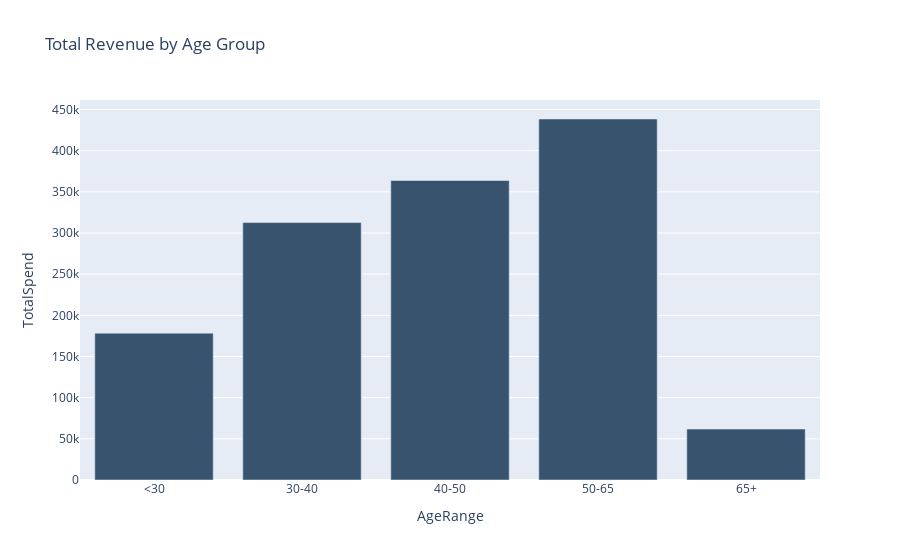

The notebook cell this image was saved under:
### Code cell
fig = px.bar(grouped_df, x='AgeRange', y='TotalSpend', title='Total Revenue by Age Group', color_discrete_sequence=['rgb(55, 83, 109)']*5)
fig.show()

### Figure 1 — Plotly figure (JSON) as saved in the notebook; plotly's stock layout.template omitted (floating-point values rounded to 4 significant figures)
{"data": [{"alignmentgroup": "True", "hovertemplate": "AgeRange=%{x}<br>TotalSpend=%{y}<extra></extra>", "legendgroup": "", "marker": {"color": "rgb(55, 83, 109)", "pattern": {"shape": ""}}, "name": "", "offsetgroup": "", "orientation": "v", "showlegend": false, "textposition": "auto", "type": "bar", "x": ["<30", "30-40", "40-50", "50-65", "65+"], "xaxis": "x", "y": [178348, 312636, 363762, 438459, 61843], "yaxis": "y"}], "layout": {"barmode": "relative", "legend": {"tracegroupgap": 0}, "title": {"text": "Total Revenue by Age Group"}, "xaxis": {"anchor": "y", "domain": [0, 1], "title": {"text": "AgeRange"}}, "yaxis": {"anchor": "x", "domain": [0, 1], "title": {"text": "TotalSpend"}}}}
